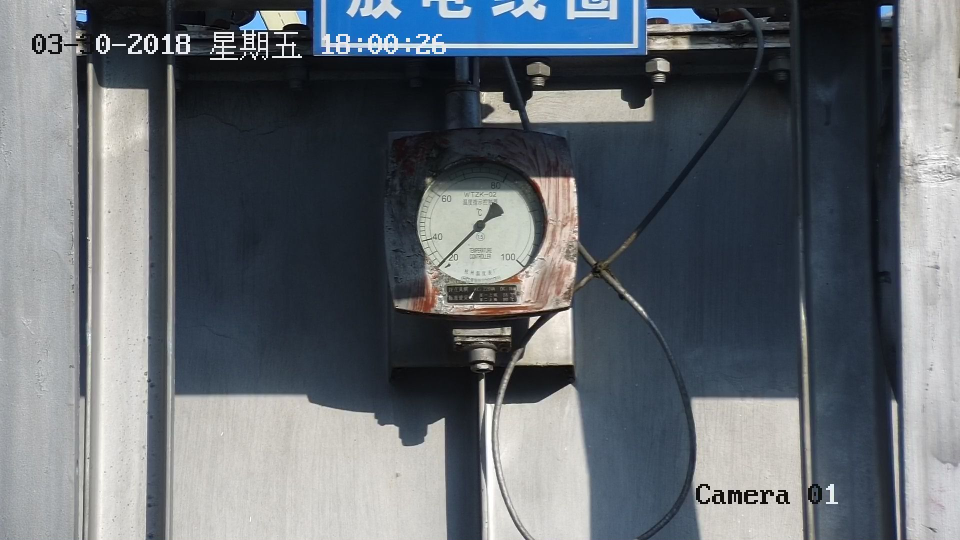
#> input picture GUAGE/guage/images/1.jpg, 1920 x 1080 px (shown at 1/2 size); its folder holds 4 pictures in this run
$ python main.py   (older library calls are emulated)
#> lines starting #> are read from the running program, lines starting #| are printed output that depends on the picture; after the words box and inside, x2 and y2 are one past the last pixel; in counts of white or black regions, pixels touching at a corner belong together; long printed decimals are rounded
### GUAGE/guage/core/help.py
import math
import argparse
import cv2
import numpy as np
from sklearn.cluster import KMeans
from sklearn.utils import shuffle
from math import cos, pi, sin

p = argparse.ArgumentParser()
p.add_argument('-p',help='Optional parameters',action = 'append',default = ["1"])
args = p.parse_args()

'''获取模板匹配的矩形的左上角和右下角的坐标'''
methods = ['cv2.TM_CCOEFF', 'cv2.TM_CCOEFF_NORMED', 'cv2.TM_CCORR',
               'cv2.TM_CCORR_NORMED', 'cv2.TM_SQDIFF', 'cv2.TM_SQDIFF_NORMED']
method = cv2.TM_CCOEFF

def get_match_rect(template,img,method):
    w, h = template.shape[1],template.shape[0]
    res = cv2.matchTemplate(img, template, method)
    mn_val, max_val, min_loc, max_loc = cv2.minMaxLoc(res)
    # 使用不同的方法，对结果的解释不同
    if method in [cv2.TM_SQDIFF, cv2.TM_SQDIFF_NORMED]:
        top_left = min_loc
    else:
        top_left = max_loc
    bottom_right = (top_left[0] + w, top_left[1] + h)
    return top_left,bottom_right

'''传入左上角和右下角坐标，获取中心点'''
def get_center_point(top_left,bottom_right):
    c_x, c_y = ((np.array(top_left) + np.array(bottom_right)) / 2).astype(np.int)
    return c_x,c_y

'''获取中心圆形区域的色值集'''
# [4 lines left out: function get_circle_field_color, not called in this run]

'''二值化方法1'''
# [6 lines left out: function v2_by_method, not called in this run]

'''二值化方法2：通过中心圆的颜色集合'''
# [8 lines left out: function v2_by_center_circle, not called in this run]

''' 二值化方法3：使用k-means二值化'''
def v2_by_k_means(img):
    original_img = np.array(img, dtype=np.float64)
    src = original_img.copy()
    delta_y = int(original_img.shape[0] * (0.4))
    delta_x = int(original_img.shape[1] * (0.4))
    original_img = original_img[delta_y:-delta_y, delta_x:-delta_x]
    h, w, d = src.shape
    print(w, h, d)
    dts = min([w, h])
    print(dts)
    r2 = (dts / 2) ** 2
    c_x, c_y = w / 2, h / 2
    a: np.ndarray = original_img[:, :, 0:3].astype(np.uint8)
    # 获取尺寸(宽度、长度、深度)
    height, width = original_img.shape[0], original_img.shape[1]
    depth = 3
    print(depth)
    image_flattened = np.reshape(original_img, (width * height, depth))
    '''
    用K-Means算法在随机中选择1000个颜色样本中建立64个类。
    每个类都可能是压缩调色板中的一种颜色。
    '''
    image_array_sample = shuffle(image_flattened, random_state=0)
    estimator = KMeans(n_clusters=2, random_state=0)
    estimator.fit(image_array_sample)
    ###我们为原始图片的每个像素进行类的分配
    src_shape = src.shape
    new_img_flattened = np.reshape(src, (src_shape[0] * src_shape[1], depth))
    cluster_assignments = estimator.predict(new_img_flattened)
    ### 我们建立通过压缩调色板和类分配结果创建压缩后的图片
    compressed_palette = estimator.cluster_centers_
    print(compressed_palette)
    a = np.apply_along_axis(func1d=lambda x: np.uint8(compressed_palette[x]), arr=cluster_assignments, axis=0)
    img = a.reshape(src_shape[0], src_shape[1], depth)
    print(compressed_palette[0, 0])
    threshold = (compressed_palette[0, 0] + compressed_palette[1, 0]) / 2
    img[img[:, :, 0] > threshold] = 255
    img[img[:, :, 0] < threshold] = 0
    for x in range(w):
        for y in range(h):
            distance = ((x - c_x) ** 2 + (y - c_y) ** 2)
            if distance > r2:
                pass
                img[y, x] = (255, 255, 255)
    return img

'''获取角度'''
def get_pointer_rad(img):

    shape = img.shape
    c_y, c_x, depth = int(shape[0] / 2), int(shape[1] / 2), shape[2]
    x1=c_x+c_x*0.8
    src = img.copy()
    freq_list = []
    for i in range(361):
        x = (x1 - c_x) * cos(i * pi / 180) + c_x
        y = (x1 - c_x) * sin(i * pi / 180) + c_y
        temp = src.copy()
        cv2.line(temp, (c_x, c_y), (int(x), int(y)), (0, 0, 255), thickness=3)
        t1 = img.copy()
        t1[temp[:, :, 2] == 255] = 255
        c = img[temp[:, :, 2] == 255]
        points = c[c == 0]
        freq_list.append((len(points), i))
        cv2.imshow('d1', t1)
        cv2.waitKey(1)
    print('当前角度：',max(freq_list, key=lambda x: x[0]),'度')
    cv2.destroyAllWindows()
    return max(freq_list, key=lambda x: x[0])

'''第一种图片 or 第二种图片 '''
if (args.p==["1"]):
    center=[121 , 116]

    a={20:( 52,189 ) ,30:( 34,168 ) ,40: ( 24,144 ),50:( 22,103 ) ,
       60:( 40,60 ) ,70:( 90,25 ) ,80:( 166,31 ) ,90:( 218,90 ) ,100:(193,186)}
    count=0
    result={}
    for k ,v in a.items():
        r=math.acos((v[0]-center[0])/((v[0]-center[0])**2 + (v[1]-center[1])**2)**0.5)
        r=r*180/math.pi
        a[k]=r
        if count >= 4 and k != 100:
            r=360-r
            # print(k, r)
        result[k]=r
        count+=1
    d=360-result[90]+result[100]
    d1=360-result[90]
    t=90+(100-90)*(d1/d)
    result[t]=0
    result_list=result.items()
    lst=sorted(result_list,key=lambda x:x[1])
    print(lst)

else:
    center = [122,122]
    a={25:(120,56),5:(49,121),45:(188,122),-5:(64,170),55:(165,174)}
    result={}
    for k ,v in a.items():
        r=math.acos((v[0]-center[0])/((v[0]-center[0])**2 + (v[1]-center[1])**2)**0.5)
        r=r*180/math.pi
        if(k==25):
            r = 360-r
        result[k] = r
    result_list=result.items()
    lst=sorted(result_list,key=lambda x:x[1])
    print(lst)

''' 下一个刻度数字 '''
def get_next(c):
    l=len(lst)
    n=0
    for i in range(len(lst)):
        if lst[i][0]==c:
            n=i+1
            if n==l:
                n=0
            break
    return lst[n]

''' 指针指向结果 '''
def get_rad_val(rad):
    left=None
    for k, v in lst:
        # print(k,v)
        if rad > v :
            left = k
    left_rad=result[left]
    gap=rad-left_rad
    right=get_next(left)
    t=left+10*abs(gap/(right[1] - left_rad))
    print(t)
    return t

### GUAGE/guage/core/main.py
import cv2
import numpy as np
from sklearn.cluster import KMeans
from sklearn.utils import shuffle
from math import cos, pi, sin
from help import *

if __name__ == '__main__':
    for x in range(1,32):
        #获取测试图像
        img_s = cv2.imread('../images/%d.jpg'%x)
#> img_s is the input picture: shape (1080, 1920, 3); mean B, G, R 112.5, 106.2, 100
        img=cv2.cvtColor(img_s,cv2.COLOR_BGR2GRAY)
        template = cv2.imread('template1.png')
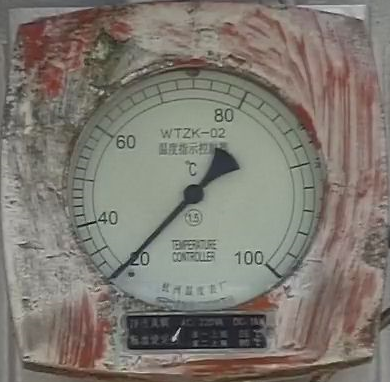
#> input picture GUAGE/guage/core/template1.png, 390 x 382 px
#> template is the input picture: shape (382, 390, 3); mean B, G, R 113.1, 121.3, 126.5
        template=cv2.cvtColor(template,cv2.COLOR_BGR2GRAY)
#> template: shape (382, 390)
        #匹配并返回矩形坐标
        top_left,bottom_right=get_match_rect(template,img,method)
#> in get_match_rect, `res = cv2.matchTemplate(img, template, method)`:
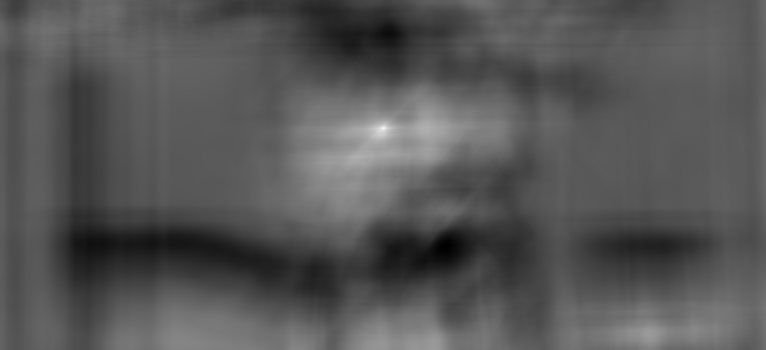
#> res: shape (699, 1531) float32 (shown at 1/2 size); min -99941816, max 172067600, mean -7866114; drawn with min black and max white
#> in get_match_rect, `mn_val, max_val, min_loc, max_loc = cv2.minMaxLoc(res)`: mn_val = -99941816; max_val = 172067600; min_loc = (891, 492); max_loc = (767, 256)
#> in get_match_rect, `bottom_right = (top_left[0] + w, top_left[1] + h)`: bottom_right = (1157, 638)
#> top_left = (767, 256); bottom_right = (1157, 638)
        c_x,c_y=get_center_point(top_left,bottom_right)
#> in get_center_point, `c_x, c_y = ((np.array(top_left) + np.array(bottom_right)) / 2).astype(..`: c_x = 962; c_y = 447
#> c_x = 962; c_y = 447
        #绘制矩形
        cv2.rectangle(img_s, top_left, bottom_right, 255, 2)
#> img_s: shape (1080, 1920, 3); 0.22% of pixels changed, all inside (x1, y1, x2, y2) = (766, 255, 1159, 640)
        new = img_s[top_left[1]:bottom_right[1] + 1, top_left[0]:bottom_right[0] + 1]
        template = cv2.imread('template.png')
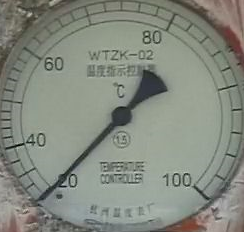
#> input picture GUAGE/guage/core/template.png, 244 x 232 px
#> template is the input picture: shape (232, 244, 3); mean B, G, R 127.2, 137.7, 132.5
        top_left, bottom_right = get_match_rect(template, new, method=method)
#> call 2 of get_match_rect, with method = 4
#> in get_match_rect (call 2), `res = cv2.matchTemplate(img, template, method)`:
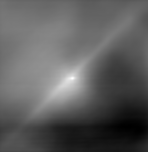
#> res: shape (152, 148) float32; min -21169566, max 194315296, mean 58132448; drawn with min black and max white
#> in get_match_rect (call 2), `mn_val, max_val, min_loc, max_loc = cv2.minMaxLoc(res)`: mn_val = -21169566; max_val = 194315296; min_loc = (129, 126); max_loc = (72, 78)
#> in get_match_rect (call 2), `bottom_right = (top_left[0] + w, top_left[1] + h)`: bottom_right = (316, 310)
#> top_left = (72, 78); bottom_right = (316, 310)
        new_ = new[top_left[1]:bottom_right[1] + 1, top_left[0]:bottom_right[0] + 1]
        # 二值化图像
        if (args.p==["1"]):
            img=v2_by_k_means(new_)
#> in v2_by_k_means, `original_img = original_img[delta_y:-delta_y, delta_x:-delta_x]`:
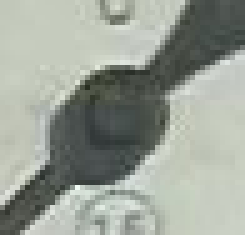
#> original_img: shape (47, 49, 3) float64 (shown 5 times larger); mean B, G, R 150, 159.7, 153.6
#| 245 233 3
#| 233
#> in v2_by_k_means, `image_flattened = np.reshape(original_img, (width * height, depth))`: image_flattened = 2303 rows, first 8: [185, 199, 193], [185, 199, 193], [185, 199, 193], [186, 200, 194], [188, 202, 196], [190, 204, 198], [191, 205, 199], [189, 203, 197]
#> in v2_by_k_means, `image_array_sample = shuffle(image_flattened, random_state=0)`: image_array_sample = 2303 rows, first 8: [156, 170, 164], [186, 200, 194], [182, 194, 188], [125, 132, 129], [184, 198, 192], [131, 135, 129], [74, 78, 72], [183, 189, 184]
#> in v2_by_k_means, `img[img[:, :, 0] < threshold] = 0`:
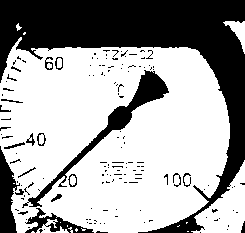
#> img: shape (233, 245, 3); 64.7% white; 150 black regions (130 under 20 px), largest, box (x1, y1, x2, y2) and area: (0, 0, 245, 233) 15453, (22, 70, 169, 208) 1955, (0, 146, 20, 233) 1000
#> after the loop in v2_by_k_means, `for x in range(w):`:
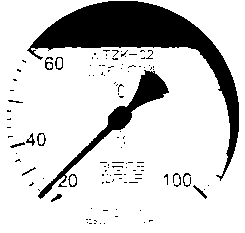
#> img: shape (233, 245, 3); 81.7% white; 118 black regions (104 under 20 px), largest, box (x1, y1, x2, y2) and area: (27, 1, 239, 181) 7713, (38, 70, 169, 199) 1849, (45, 57, 53, 70) 52
            #img = v2_by_method(new_)
            cv2.imwrite("test.jpg",img)
            rad=get_pointer_rad(img)
#> after the loop in get_pointer_rad, `for i in range(361):`: freq_list = 361 pairs, first value 144 to 1254, second value 0 to 360
#| 当前角度： (1254, 136) 度
#> rad = (1254, 136)
            print(rad)
#| (1254, 136)
            print('对应刻度',get_rad_val(rad[1]))
#| 对应刻度 21.660
#> (the run stopped early here; a loop or call above may not have finished)
